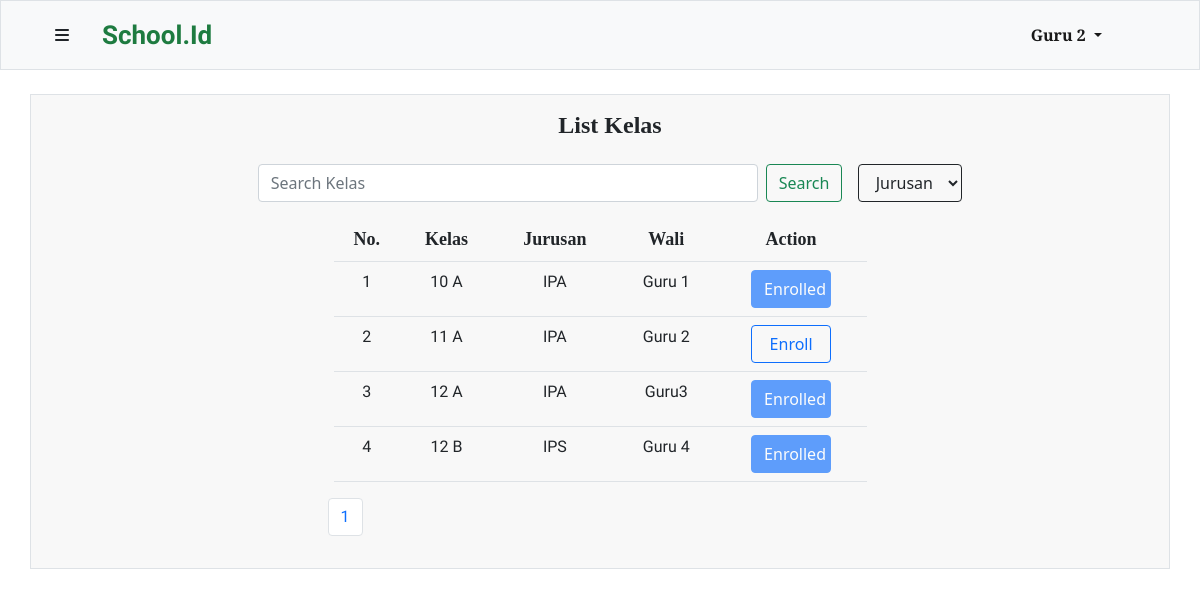
The app's page /php/class.php (signed in) with its own data.
### tables this page shows
CREATE TABLE `guru` (
  `id` int(10) UNSIGNED NOT NULL,
  `nama_guru` varchar(200) NOT NULL,
  `NIG` char(9) NOT NULL,
  `mapel_id` int(10) UNSIGNED NOT NULL,
  `user_id` int(10) UNSIGNED NOT NULL
);

CREATE TABLE `kelas` (
  `id` int(10) UNSIGNED NOT NULL,
  `nama_kelas` varchar(12) NOT NULL,
  `jurusan` enum('IPA','IPS') DEFAULT NULL,
  `wali_kelas` int(10) UNSIGNED DEFAULT NULL
);

### php/function.php (called while the page is built, shortened)
<?php
$connection = mysqli_connect("localhost","root","","tubes");
function show($query) {
    global $connection;
    $box = [];
    $result = mysqli_query($connection, $query);
    while($row = mysqli_fetch_assoc($result)) {
        $box[] = $row;
    }
    return $box;
}
?>

### php/class.php (the view, shortened to what this page needs)
<?php
require 'function.php';
$dataPerhalaman = 5;
if (isset($_GET["page"])) {
    $halamanAktif = $_GET["page"];
} else {
    $halamanAktif = 1;
}
$dataAwal = ($halamanAktif * $dataPerhalaman) - $dataPerhalaman;
$kelas = show ("SELECT kelas.id, kelas.nama_kelas, kelas.jurusan, guru.nama_guru FROM kelas JOIN guru ON kelas.wali_kelas = guru.id LIMIT $dataAwal, $dataPerhalaman") ;
$i = $dataAwal + 1;
?>
<!DOCTYPE html>
<html lang="en">
<head>
    <link href="https://cdn.jsdelivr.net/npm/bootstrap@5.1.3/dist/css/bootstrap.min.css" rel="stylesheet">
    <link rel="stylesheet" href="style/navbar.css">
    <link rel="stylesheet" href="style/template.css">
</head>
<body>
<?php include 'navbar.php' ?>
    <div class="container my-4 px-4 py-3 table-data border">
        <div class="table-title">
          <h4>List Kelas</h4>
        </div>
        <form class="d-flex search my-3 mx-auto"  method="POST">
          <input class="form-control me-2" type="search" placeholder="Search Kelas" aria-label="Search" name="keyword" autocomplete="off">
          <button class="btn btn-outline-success" name="find" type="submit">Search</button>
          <select class="btn ms-3 btn-outline-dark" name="filter" id="">
            <option value="">Jurusan</option>
          </select>
        </form>
        <div class="container-fluid mt-3">
          <table class="mx-auto table">
            <tr class="thead">
              <td class="table-header">No. </td>
              <td class="table-header">Kelas</td>
              <td class="table-header">Jurusan</td>
              <td class="table-header">Wali</td>
              <?php if(isset($_SESSION["admin"])) : ?>
                  <td class="table-header">Action</td>
              <?php elseif(isset($_SESSION["member"])) : ?>
                <?php if($_SESSION["member"] === "guru") : ?>
                  <td class="table-header">Action</td>
                <?php endif ; ?>
              <?php endif ; ?>
            </tr>
            <?php foreach($kelas as $kls) : ?>
                <tr class="tbody">
                    <td class="table-body"><?=$i?></td>
                    <td class="table-body"><?= $kls["nama_kelas"] ?></td>
                    <td class="table-body"><?= $kls["jurusan"]?></td>
                    <td class="table-body"><?= $kls["nama_guru"]?></td>
                      <?php if(isset($_SESSION["admin"])) : ?>
                          <td>
                            <a href="editclass.php?id=<?=$kls["id"]?>" class="btn btn-success">Edit</a>
                            <button type="button" class="btn btn-danger" data-bs-toggle="modal" data-bs-target="#delete<?=$kls["id"]?>">
                              Delete
                            </button>
                            <div class="modal fade" id="delete<?=$kls["id"]?>" tabindex="-1" aria-labelledby="exampleModalLabel" aria-hidden="true">
                              <div class="modal-dialog">
                                <div class="modal-content">
                                  <div class="modal-header">
                                    <h5 class="modal-title" id="exampleModalLabel">Hapus Data</h5>
                                    <button type="button" class="btn-close" data-bs-dismiss="modal" aria-label="Close"></button>
                                  </div>
                                  <div class="modal-body">
                                    Data dan semua yang bersangkutan akan dihapus dan tidak dapat dikembalikan, Yakin ingin menghapus data ?
                                  </div>
                                  <div class="modal-footer">
                                    <button type="button" class="btn btn-outline-dark" data-bs-dismiss="modal">Close</button>
                                    <a href="deleteclass.php?id=<?=$kls["id"]?>" class="btn btn-outline-danger">Delete</a>
                                  </div>
                                </div>
                              </div>
                            </div>
                          </td>
                      <?php elseif(isset($_SESSION["member"])) : ?>
                        <?php if($_SESSION["member"] === "guru") : ?>
                          <?php
                          $kelasid= $kls["id"];
                          $checkenrolledclass = mysqli_query($connection, "SELECT * FROM mapel_kelas WHERE kelas = $kelasid AND guru = $navbarID");
                          ?>
                          <?php if(mysqli_num_rows($checkenrolledclass) > 0) : ?>
                            <td>
                              <a href="editclass.php?id=<?=$kls["id"]?>&guru=<?=$navbarID?>" class="btn btn-primary disabled">Enrolled</a>
                            </td>
                          <?php else : ?>
                            <td>
                              <a href="enroll.php?id=<?=$kls["id"]?>&guru=<?=$navbarID?>" class="btn btn-outline-primary">Enroll</a>
                            </td>
                          <?php endif ; ?>
                        <?php endif ; ?>
                      <?php endif; ?>
                </tr>
            <?php $i++ ?>
            <?php endforeach ; ?>
          </table>
        </div>
        <?php include 'pagination.php' ?>
    </div>
</body>
</html>

### php/navbar.php (shortened to what this page needs)
<?php
$connection = mysqli_connect("localhost","root","","tubes");
$id = $_SESSION["userID"];
if(isset($_SESSION["admin"])) {
    $admin = mysqli_query($connection, "SELECT username FROM user WHERE id = $id");
    $data = mysqli_fetch_assoc($admin);
} elseif (isset($_SESSION["member"])) {
    if ($_SESSION["member"] === "siswa") {
            $namaSiswa = mysqli_query($connection, "SELECT * FROM siswa WHERE user_id = $id");
            $data = mysqli_fetch_assoc($namaSiswa);
            $navbarID = $data["kelas_id"];
            $navbar= show("SELECT mapel.* FROM siswa JOIN mapel_kelas ON mapel_kelas.kelas = siswa.kelas_id JOIN guru ON guru.id = mapel_kelas.guru JOIN mapel ON mapel.id = guru.mapel_id WHERE siswa.user_id = $id ORDER BY nama_mapel ASC");
    } else {
            $namaGuru = mysqli_query($connection, "SELECT * FROM guru WHERE user_id = $id");
            $data = mysqli_fetch_assoc($namaGuru);
            $navbarID = $data["id"];
    }
}
?>
    <nav class="navbar navbar-expand-lg navbar-light bg-light container-fluid border sticky-top">
        <div class="container navbar-head">
         <div class="logo">
            <button class="btn" type="button" data-bs-toggle="offcanvas" data-bs-target="#offcanvasRight" aria-controls="offcanvasRight"><i class="fas fa-bars"></i></button>
            <?php if(isset($_SESSION["admin"])) : ?>
                <a class="navbar-brand" href="admin.php">School.Id</a>
            <?php else : ?>
                <a class="navbar-brand" href="dashboard.php">School.Id</a>
            <?php endif ; ?>
         </div>
          <div class="login-register collapse navbar-collapse" id="navbarSupportedContent">
            <ul class="navbar-nav me-auto mb-2 mb-lg-0">
              <li class="nav-item dropdown">
                <a class="nav-link dropdown-toggle active me-5" href="" id="navbarDropdown" role="button" data-bs-toggle="dropdown" aria-expanded="false">
                    <?php if(isset($_SESSION["admin"])) : ?>
                         <?=$data["username"] ; ?>
                    <?php elseif($_SESSION["member"] === "siswa") :?>
                        <?=$data["nama_siswa"] ; ?>
                    <?php else :?>
                        <?=$data["nama_guru"] ; ?>
                    <?php endif ; ?>
                </a>
              </li>
            </ul>
          </div>
        </div>
    </nav>

### php/style/navbar.css (style rules this page uses)
* { margin: 0; padding: 0; box-sizing: border-box; }
.navbar { background-color: #f8f8f8; height: 70px; }
.navbar-brand { text-align: center; font-weight: 900 !important; font-size : 26px; margin: 0; padding: 0 20px; font-family: 'Dancing Script'; color: #1E7B40 !important; }
.navbar .logo { display: flex; text-align: center; }
.navbar .login-register { flex-grow: 0; font-family: 'Merriweather'; font-weight: bolder; }

### php/style/template.css (style rules this page uses)
* { margin: 0; padding: 0; box-sizing: border-box; }
.d-flex { align-items: center; justify-content: center; }
form { margin: 0 20px; }
.table-data { background-color: #f8f8f8; }
.search .form-control { margin: 0 20px; }
.form-control { max-width: 500px; width: 100%; }
.table-data table { width: 50%; text-align: center; }
.table-data .table-title { display: flex; justify-content: center; }
.table-data .table-title h4 { margin-left :20px; text-align: center; font-family: 'Merriweater'; font-weight: 900; }
.table-data .thead { font-family: 'Merriweater', serif !important; font-weight: bold; font-size: 18px; }
th, td { padding: 10px 5px; }
.table-data td a { width: 80px; }
.table-data .table-body { font-family: 'Roboto Condensed', sans-serif;; }

### records on screen
guru: nama_guru "Guru 2"
kelas: nama_kelas "10 A", jurusan "IPA", wali_kelas.nama_guru "Guru 1"
kelas: nama_kelas "11 A", jurusan "IPA", wali_kelas.nama_guru "Guru 2"
kelas: nama_kelas "12 A", jurusan "IPA", wali_kelas.nama_guru "Guru3"
kelas: nama_kelas "12 B", jurusan "IPS", wali_kelas.nama_guru "Guru 4"
